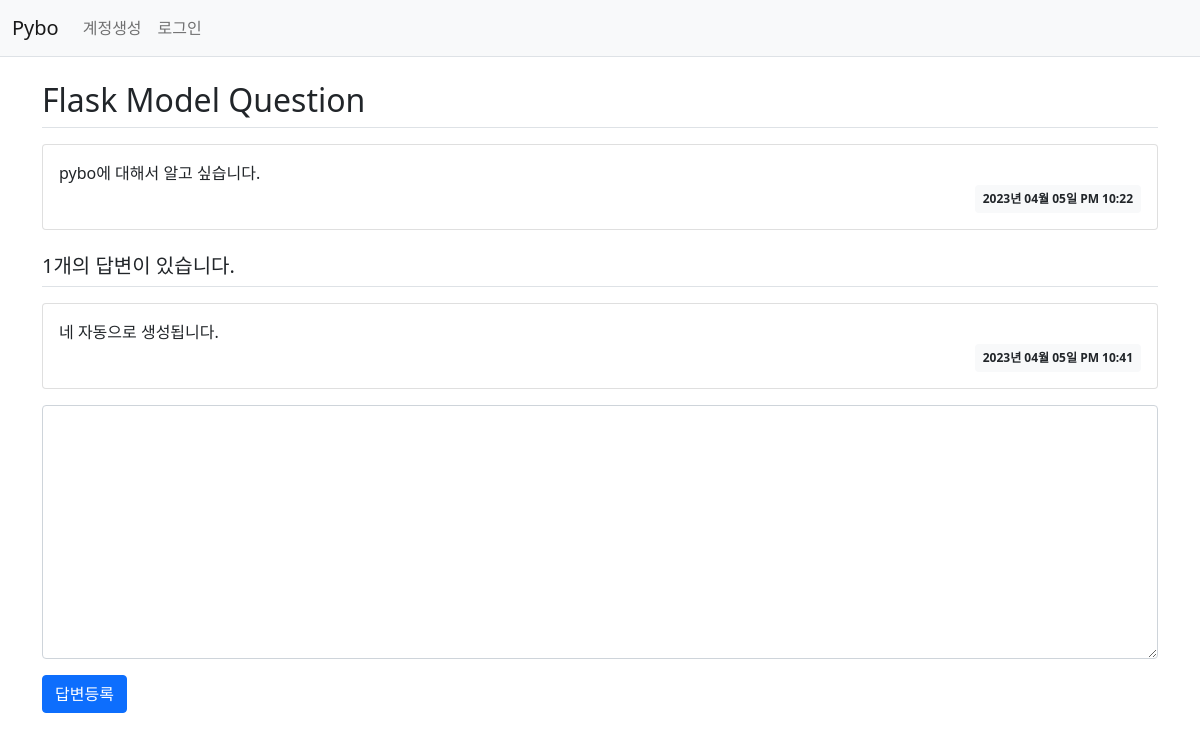
The app's page /question/detail/1/ with its own data.
### pybo/models.py (models this page shows)
class Question(db.Model):  # db.Model 클래스 상속
    id = db.Column(db.Integer, primary_key=True)  # 고유 번호
    subject = db.Column(db.String(200), nullable=False)  # 제목
    content = db.Column(db.Text(), nullable=False)  # 내용
    create_date = db.Column(db.DateTime(), nullable=False)  # 작성 일시

class Answer(db.Model):
    id = db.Column(db.Integer, primary_key=True)  # 고유 번호
    question_id = db.Column(db.Integer, db.ForeignKey('question.id', ondelete='CASCADE'))  # question 테이블(Question 클래스)의 id
    question = db.relationship('Question', backref=db.backref('answer_set'))  # 역참조
    content = db.Column(db.Text(), nullable=False)  # 내용
    create_date = db.Column(db.DateTime(), nullable=False)  # 작성 일시

### pybo/views/question_views.py (the view)
@bp.route('/detail/<int:question_id>/')
def detail(question_id):
    form = AnswerForm()
    question = Question.query.get_or_404(question_id)  # question 테이블의 id 가 없으면 Not Found 페이지 전달
    return render_template('question/question_detail.html', question=question, form=form)

### pybo/forms.py
class AnswerForm(FlaskForm):
    CONTENT = TextAreaField('내용', validators=[DataRequired('내용은 필수입력 항목입니다.')])

### pybo/filter.py (called while the page is built)
def format_datetime(value, fmt='%Y년 %m월 %d일 %p %I:%M'):
    return value.strftime(fmt)

### pybo/views/auth_views.py (called while the page is built)
@bp.before_app_request  # 라우팅 전 사용되는 애너테이션
def load_logged_in_user():
    user_id = session.get('user_id')
    if user_id is None:
        g.user = None
    else:
        g.user = User.query.get(user_id)

### pybo/templates/question/question_detail.html (shortened to what this page needs)
{% extends 'base.html' %}
{% block content %}
<div class="container my-3">
    <h2 class="border-bottom py-2">{{ question.subject }}</h2>
    <div class="card my-3">
        <div class="card-body">
            <div class="card-text" style="white-space: pre-line;">{{ question.content }}</div>
            <div class="d-flex justify-content-end">
                <div class="badge bg-light text-dark p-2">
                    {{ question.create_date|datetime }}
                </div>
            </div>
        </div>
    </div>
    <h5 class="border-bottom my-3 py-2">{{ question.answer_set|length }}개의 답변이 있습니다.</h5>
    {% for answer in question.answer_set %}
    <div class="card my-3">
        <div class="card-body">
            <div class="card-text" style="white-space: pre-line;">{{ answer.content }}</div>
            <div class="d-flex justify-content-end">
                <div class="badge bg-light text-dark p-2">
                    {{ answer.create_date|datetime }}
                </div>
            </div>
        </div>
    </div>
    {% endfor %}
    <form action="{{ url_for('answer.create', question_id=question.id) }}" method="post" class="my-3">
        <div class="mb-3">
            <textarea name="content" id="content" class="form-control" rows="10"></textarea>
        </div>
        <input type="submit" value="답변등록" class="btn btn-primary">
    </form>
</div>
{% endblock %}

### records on screen
Question: subject "Flask Model Question", content "pybo에 대해서 알고 싶습니다.", create_date "2023년 04월 05일 PM 10:22"
Answer: content "네 자동으로 생성됩니다.", create_date "2023년 04월 05일 PM 10:41"

### other values on screen
{{ question.answer_set|length }} "1"
